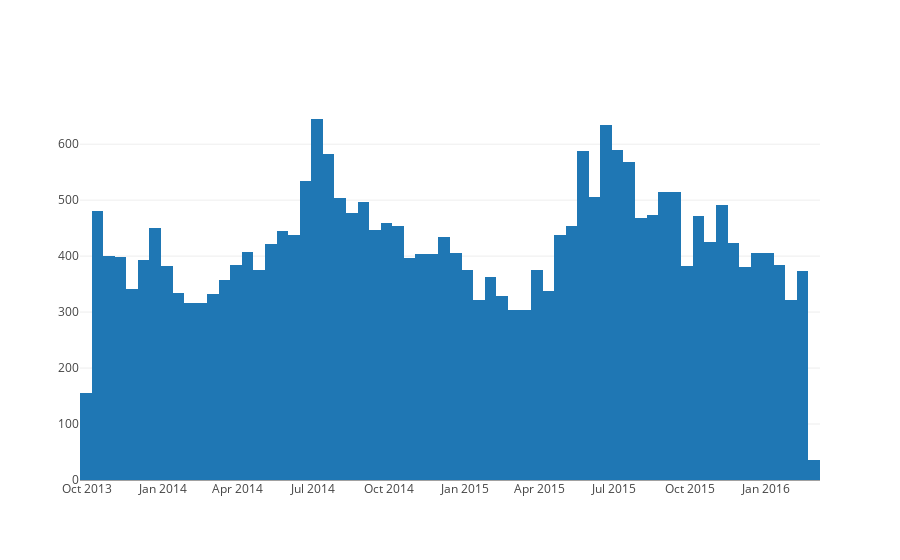

The notebook cell this image was saved under:
### Code cell
iplot([go.Histogram(x = times)])

### Figure 1 — Plotly figure (JSON) as saved in the notebook; plotly's stock layout.template omitted (floating-point values rounded to 4 significant figures; data arrays with more than 128 entries replaced by an {"elided": "..."} marker saying what was removed)
{"data": [{"type": "histogram", "x": {"elided": "26729 str values"}}], "layout": {}}
